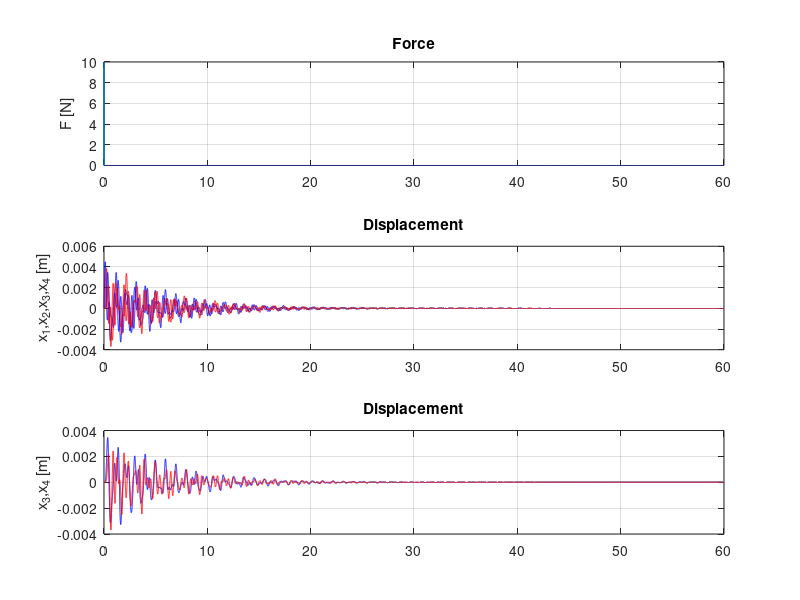

Source code (MATLAB): (Note: this script raises an error after producing the figure.)
clear all

%% load data
load('Data')

t=Data(:,1);
F=Data(:,2);
x=Data(:,3:end);
np=size(x,1);
nj=size(x,2);

dt=t(2)-t(1);
fsamp=1/dt;
disp(' ')
disp(['Number of sensors: ' num2str(nj)])

figure(1)
sf1(1)=subplot(3,1,1);
plot(t,F)
grid on
ylabel('F [N]')
title('Force')
sf1(2)=subplot(3,1,2);
plot(t,x(:,1),'b',t,x(:,2),'r',t,x(:,3),'b',t,x(:,4),'r')
grid on
ylabel('x_1,x_2,x_3,x_4 [m]')
title('Displacement')
sf1(3)=subplot(3,1,3);
plot(t,x(:,3),'b',t,x(:,4),'r')
grid on
ylabel('x_3,x_4 [m]')
title('Displacement')
linkaxes(sf1,'x')
sgtitle('Measurements')


%% Definition of experimental Transfer Function

% force and measurement spectra
[xfft,frq]=ffg(x,np,dt);
[Ffft,frq]=ffg(F,np,dt);

% transfer function
Hjkexp=xfft./Ffft;

figure(2)
sf2(1)=subplot(2,1,1);
for jj=1:nj
    plot(frq,abs(Hjkexp(:,jj)))
    hold on
    legenda{jj}=['H_' num2str(jj) '_k'];
end
grid on
title('Magnitude')
sgtitle('Experimental Transfer Functions H_j_k')
ylabel(['|H_j_k| [m/N]'])
legend(legenda)
sf2(2)=subplot(2,1,2);
for jj=1:nj
    plot(frq,angle(Hjkexp(:,jj))*180/pi)
    hold on
end
grid on
ylabel('\angleH_j_k [deg]')
xlabel('Freq [Hz]')
yticks([-180 -90 0 90 180])

title('phase')
linkaxes(sf2,'x')
xlim([0 5])

%% identification parameters single range
disp(' ')
nrange=input('Number of ranges to identify? ');

for irangle=1:nrange
    figure(2)
    disp(' ')
    disp('Define the range of frequencies')
    fini=input('Freq. min [Hz]: ');
    ffin=input('Freq. max [Hz]: ');
    iini=min(find(round(frq*1000)/1000>=fini));
    ifin=max(find(round(frq*1000)/1000<=ffin));
    disp(' ')
    disp('Frequency range')
    disp(['- fmin [Hz]: ' num2str(frq(iini))])
    disp(['- fmax [Hz]: ' num2str(frq(ifin))])
    npid=ifin-iini+1;
    disp(['Number of points for the identification: ' num2str(npid)])
    
    % Function reduced to the range of interest
    rfHjki=frq(iini:ifin);
    Hjkiexp=Hjkexp(iini:ifin,:);
    
    % First guess parameters: SIMPLIFIED METHODS
    disp(' ')
    jj=input('Which diagram for identification? ');
    %modal parameters guessing
    [vmax,iwmax]=max(abs(Hjkiexp(:,jj)));
    f0i=rfHjki(iwmax);
    w0i0=2*pi*f0i;
    derFIjki=(angle(Hjkiexp(iwmax+1,jj))-angle(Hjkiexp(iwmax-1,jj)))/(2*pi*(rfHjki(iwmax-1)));
    csii0=-1/(w0i0*derFIjki);
    r0i=2*w0i0*csii0;
    % Constant parameters guessing
    Aj0=-imag(Hjkexp(iwmax,jj))*w0i0*r0i;
    % all the other constants are 0
    
    disp(' ')
    disp(['Init guess f0 [Hz]: ' num2str(f0i)])
    disp(['Init guess csi [-]: ' num2str(csii0)])
    disp(['Init guess A0 [Hz]: ' num2str(Aj0)])
    
    %filling of vector xpar
    xpar0=[csii0;w0i0;Aj0;zeros(5,1)];
    
    %identification: single channel
    options=optimset('fminsearch');
    options=optimset(options,'TolFun',1e-8,'TolX',1e-8);
    xpar=fminsearch(@(xpar) errHjki_cw(xpar,rfHjki,Hjkiexp(:,jj)),xpar0,options);
    %plot resuts of identification
    vpar=[1;2*xpar(1)*xpar(2);xpar(2)^2;xpar(3:8)];
    %    [m; c=2 m w0 csi; k=w0^2 m; A B C D E F]
    
    Hjkiid=funHjki(vpar,rfHjki);
    
    %
    
    figure(3)
    sf3(1)=subplot(2,1,1);
    plot(rfHjki,abs(Hjkiexp(:,jj)),'*b-',rfHjki,abs(Hjkiid),'r--','linewidth',2);
    grid on
    xlabel('Frequency [Hz]')
    ylabel(['|H' num2str(jj) 'k| [m/N]'])
    title('Magnitude')
    legend('Esperimental','Identified')
    sf3(2)=subplot(2,1,2);
    plot(rfHjki,angle(Hjkiexp(:,jj)),'*b-',rfHjki,angle(Hjkiid),'r--','linewidth',2);
    grid on
    ylabel(['\abgleH' num2str(jj) 'k [rad]'])
    xlabel('Frequency [Hz]')
    title('Phase')
    legend('Experimental','Identified')
    linkaxes(sf3,'x')
    sgtitle(['Transfer functions H' num2str(jj)])
end
    
